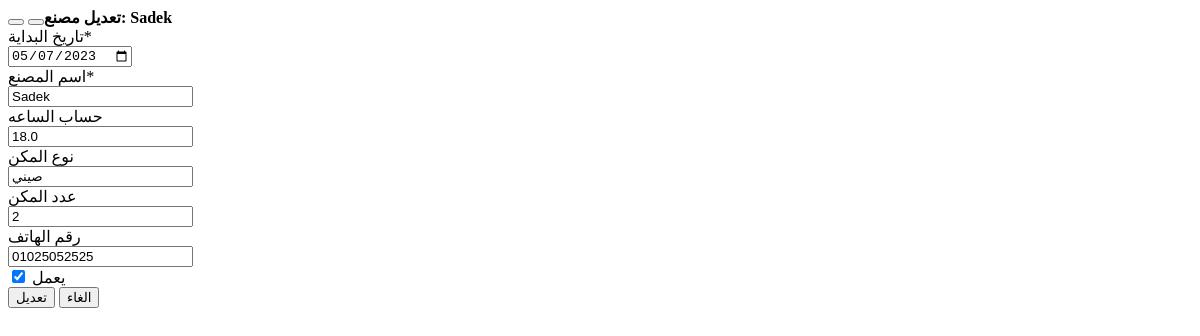
Before: /factory/update/2 (signed in) with the older database file.
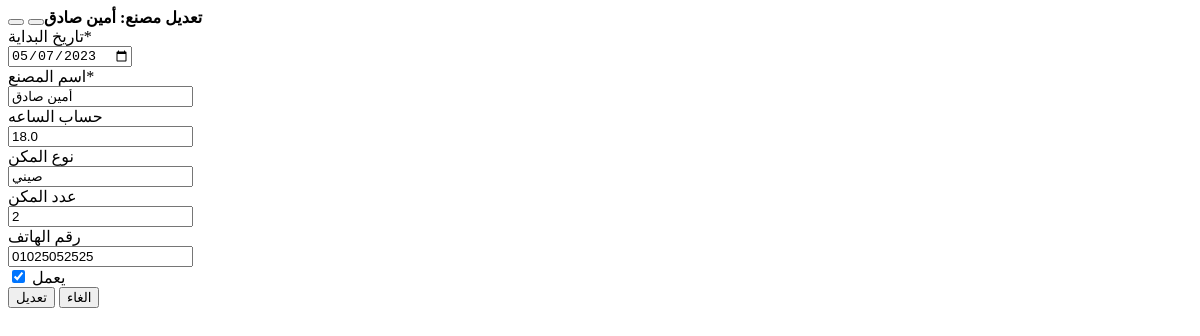
After: the same page with the newer database file.
### Factories/models.py (models this page shows)
class Factory(models.Model):
    created = models.DateTimeField(auto_now_add=True, verbose_name="تاريخ الاضافة")
    name = models.CharField(max_length=50, verbose_name="اسم المصنع")
    hour_price = models.FloatField(null=True, blank=True, verbose_name="حساب الساعه" )
    machine_type = models.CharField(null=True, blank=True, max_length=50, verbose_name="نوع المكن")
    machine_count = models.IntegerField(null=True, blank=True, verbose_name="عدد المكن")
    phone = models.CharField(null=True, blank=True, max_length=12, verbose_name="رقم الهاتف")
    active = models.BooleanField(default=True, verbose_name="يعمل")
    start_date = models.DateField(null=True, verbose_name="تاريخ البداية", default=date.today)
    deleted = models.BooleanField(default=False)
    def __str__(self):
        return self.name

### Factories/views.py (the view, shortened to what this page needs)
# urls.py: path('update/<int:pk>', FactoryUpdate.as_view(), name="FactoryUpdate"),
class FactoryUpdate(LoginRequiredMixin ,UpdateView):
    login_url = '/auth/login/'
    model = Factory
    form_class = FactoryForm
    template_name = 'forms/factory_form.html'
    def get_context_data(self, **kwargs):
        context = super().get_context_data(**kwargs)
        context['title'] = 'تعديل مصنع: ' + str(self.object)
        context['message'] = 'update'
        context['action_url'] = reverse_lazy('Factories:FactoryUpdate', kwargs={'pk': self.object.id})
        return context

### Factories/forms.py
class FactoryForm(forms.ModelForm):
    class Meta:
        model = Factory
        exclude = ['deleted']
        widgets = {
            'name' : forms.TextInput(attrs={'class':'form-control'}),
            'hour_price' : forms.NumberInput(attrs={'class':'form-control', 'min':0}),
            'machine_type' : forms.TextInput(attrs={'class':'form-control'}),
            'machine_count' : forms.NumberInput(attrs={'class':'form-control', 'min':0}),
            'phone' : forms.TextInput(attrs={'class':'form-control'}),
            'start_date' : forms.DateInput(attrs={'class':'form-control', 'type':'date'}),
            'active' : forms.CheckboxInput(attrs={'class':'form-control'}),
        }

### Core/templates/forms/factory_form.html (shortened to what the changed rows need)
{% block main %}
    {% load bootstrap4 %}
    {% load  crispy_forms_tags %}
    <form method="post" action="{{ action_url }}">
        <div class="row">
            <div class="col-lg-12">
                <div class="card">
                    <div class="card-header">
                        <div class="card-title">
                            <b class="font-weight-bold text-center"> {{ title }}</b>
                            <span class="card-tools" style="float: left">
                            <button type="button" class="btn btn-tool" data-card-widget="maximize"
                            onclick="
                            if (document.getElementById('expand_modal').value === '0'){
                                document.getElementById('expand_modal').value = 1;
                                document.getElementById('action_modal2').className = 'modal-dialog expand_modal';
                                document.getElementById('sub_modal2').className = 'modal-dialog modal-lg expand_modal';
                            }
                            else {
                                document.getElementById('expand_modal').value = 0;
                                document.getElementById('action_modal2').className = 'modal-dialog';
                                document.getElementById('sub_modal2').className = 'modal-dialog modal-lg';
                            }
                            "
                            >
                            </button>
                            <button type="button" class="btn btn-tool" data-dismiss="modal">
                            </button>
                        </span>
                        </div>
                    </div>
                    <div class="card-body">
                        {% if message == 'delete' %}
                            {% csrf_token %}
                                        {{form.deleted|as_crispy_field}}
                            <h5 class="font-weight-bold text-center">هل انت متأكد من نقل العنصر
                                "{{ object.name }}"
                                الي سلة المهملات
                                ؟
                            </h5>
                        {% else %}
                            <div class="row">
                                <div class="col-6">
                                    <div class="form-group">
                                        {{form.start_date|as_crispy_field}}
                                    </div>
                                </div>
                                <div class="col-6">
                                    <div class="form-group">
                                        {{form.name|as_crispy_field}}
                                     </div>
                                </div>
                            </div>
                            <div class="row">
                                <div class="col-6">
                                    <div class="form-group">
                                        {{form.hour_price|as_crispy_field}}
                                    </div>
                                </div>
                                <div class="col-6">
                                    <div class="form-group">
                                        {{form.machine_type|as_crispy_field}}
                                     </div>
                                </div>
                            </div>
                            <div class="row">
                                <div class="col-6">
                                    <div class="form-group">
                                        {{form.machine_count|as_crispy_field}}
                                    </div>
                                </div>
                                <div class="col-6">
                                    <div class="form-group">
                                        {{form.phone|as_crispy_field}}
                                     </div>
                                </div>
                            </div>
                            <div class="row">
                                <div class="col-6">
                                    <div class="form-group">
                                        {{form.active|as_crispy_field}}
                                    </div>
                                </div>
                            </div>
                        {% endif %}
                    </div>
                </div>
            </div>
        </div>
    </form>
{% endblock %}

Changed rows visible on the page:
changed Factory "صيني": name "Sadek" → "أمين صادق"
Other visible differences:
{{ title }}: "تعديل مصنع: Sadek" → "تعديل مصنع: أمين صادق"
